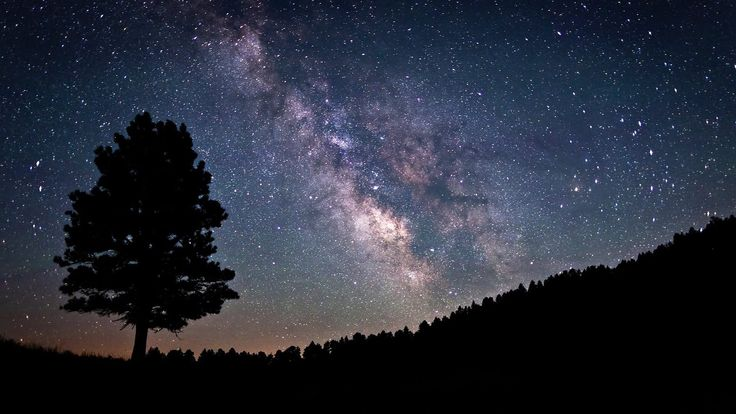
//> input picture resources_opencv/images/nightsky.jpg, 736 x 414 px
$ ./Contrast_Limited_Adaptive_Histogram_Equalization_CLAHE   (built with g++ and OpenCV 4)
//> lines starting //> are read from the running program, lines starting //| are printed output that depends on the picture
### LearnOpenCV_course/Control/dataPath.h

#include<string>
std::string DATA_PATH = "../resources_opencv";

### LearnOpenCV_course/Color/ColorTransformations/Contrast_Limited_Adaptive_Histogram_Equalization_CLAHE.cpp
#include <iostream>
#include "dataPath.h"
#include <opencv2/opencv.hpp>

using namespace std;
using namespace cv;

int main ()
{
    string filename = DATA_PATH + "/images/nightsky.jpg";
    Mat img         = imread (filename);
//> img is the input picture: 414 rows x 736 cols, CV_8UC3; mean B, G, R 58.7, 45.5, 40.9
    Mat imhsv;
    cvtColor (img, imhsv, COLOR_BGR2HSV);
//> imhsv: 414 rows x 736 cols, CV_8UC3; mean H, S, V 76.2, 80.6, 60
    Mat imhsvClahe = imhsv.clone ();
    vector<Mat> imhsvChannels (3);
    split (imhsv, imhsvChannels);
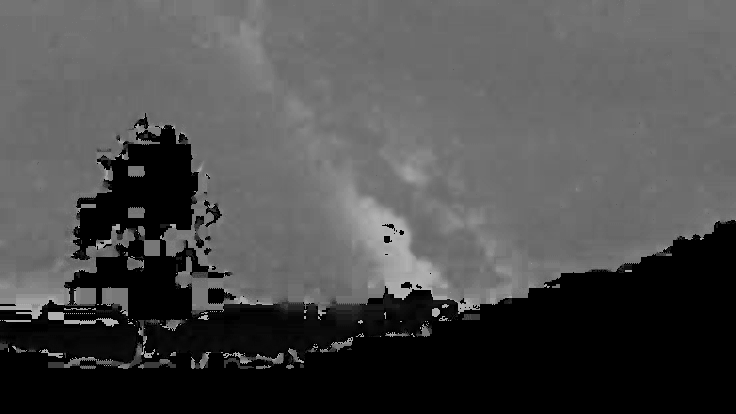
//> imhsvChannels[0]: 414 rows x 736 cols, CV_8UC1; min 0, max 179, mean 76.2
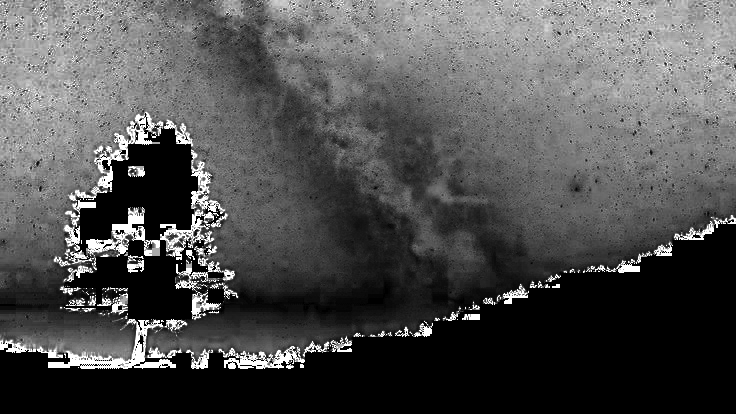
//> imhsvChannels[1]: 414 rows x 736 cols, CV_8UC1; min 0, max 255, mean 80.6
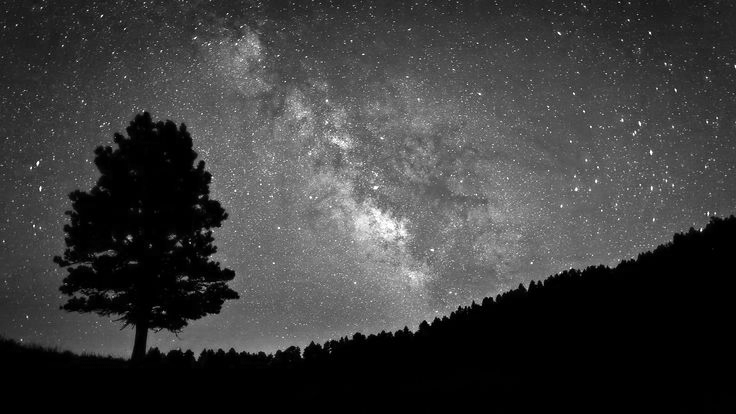
//> imhsvChannels[2]: 414 rows x 736 cols, CV_8UC1; min 0, max 255, mean 60
    // Выполнить выравнивание гистограммы только на канале V
    equalizeHist (imhsvChannels [2], imhsvChannels [2]);
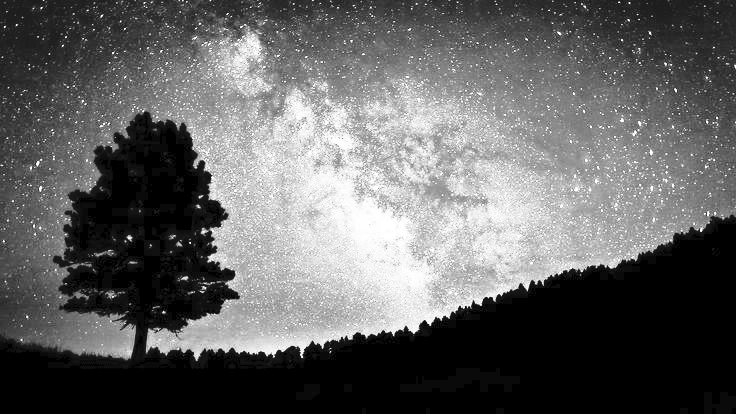
//> imhsvChannels[2]: 414 rows x 736 cols, CV_8UC1; min 0, max 255, mean 98.2
    Ptr<CLAHE> clahe = createCLAHE (2.0, Size (8, 8));

    vector<Mat> imhsvClaheChannels (3);
    split (imhsvClahe, imhsvClaheChannels);

    clahe->apply (imhsvClaheChannels [2], imhsvClaheChannels [2]);
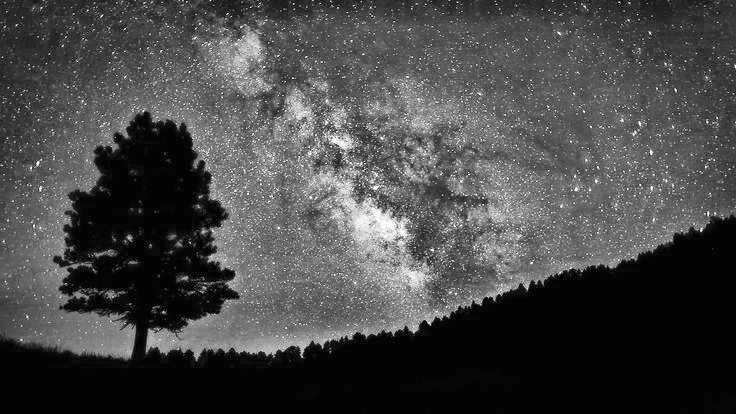
//> imhsvClaheChannels[2]: 414 rows x 736 cols, CV_8UC1; min 2, max 255, mean 71.3

    merge (imhsvChannels, imhsv);
//> imhsv: 414 rows x 736 cols, CV_8UC3; mean H, S, V 76.2, 80.6, 98.2
    merge (imhsvClaheChannels, imhsvClahe);
//> imhsvClahe: 414 rows x 736 cols, CV_8UC3; mean H, S, V 76.2, 80.6, 71.3
    Mat imEq, imEqCLAHE;
    // Конвертировать обратно в формат BGR
    cvtColor (imhsv, imEq, COLOR_HSV2BGR);
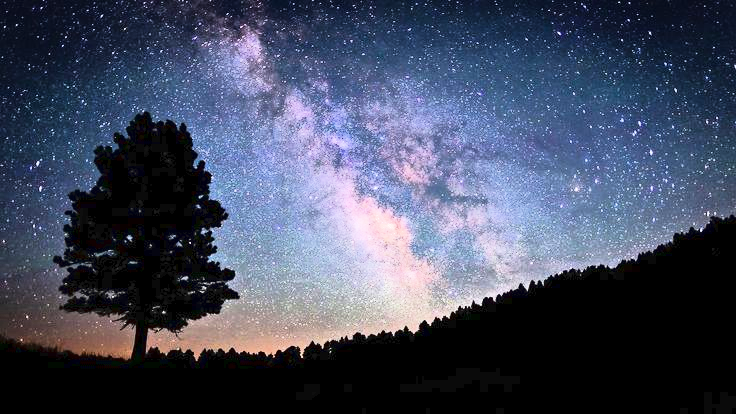
//> imEq: 414 rows x 736 cols, CV_8UC3; mean B, G, R 95.9, 74.6, 67.6
    cvtColor (imhsvClahe, imEqCLAHE, COLOR_HSV2BGR);
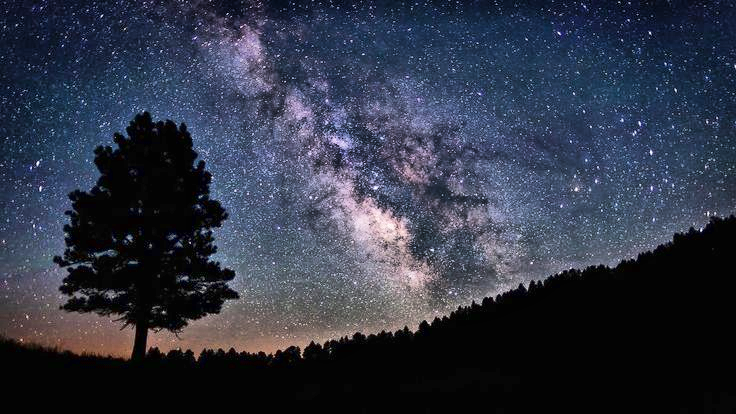
//> imEqCLAHE: 414 rows x 736 cols, CV_8UC3; mean B, G, R 69.5, 53.5, 48

    imshow ("Original Image", img);
    waitKey (0);
    imshow ("Histogram Equalized", imEq);
    waitKey (0);
    imshow ("CLAHE", imEqCLAHE);
    waitKey (0);

    return 0;
}

$ run again, with resources_opencv/images/Coins4.jpg copied over resources_opencv/images/nightsky.jpg
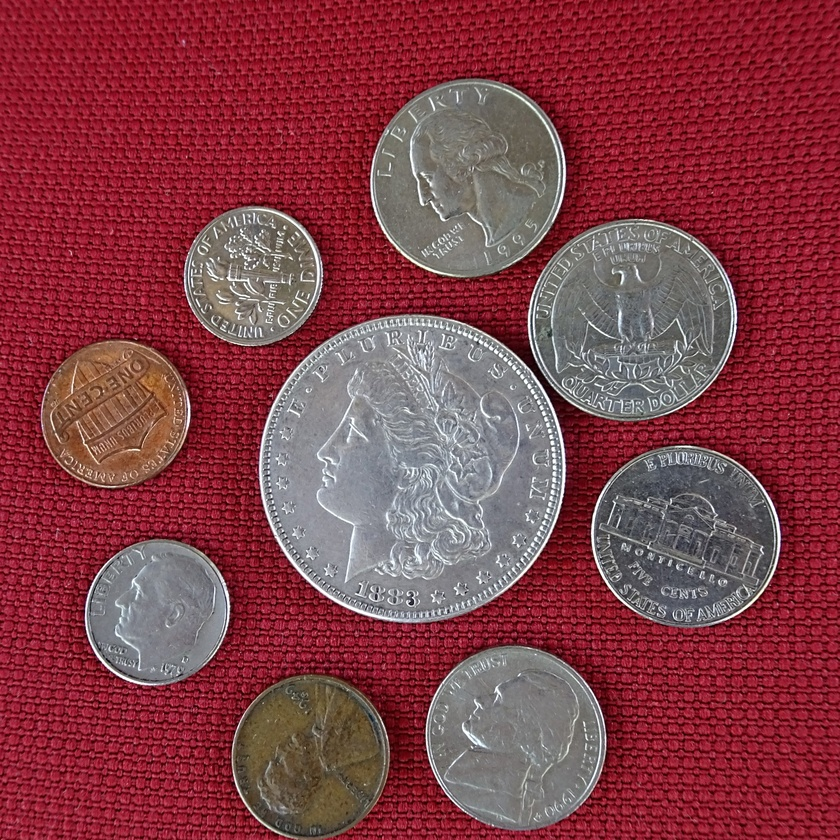
//> input picture resources_opencv/images/Coins4.jpg, 840 x 840 px, shrunk from 1920 x 1920 before the run
//> img is the input picture: 840 rows x 840 cols, CV_8UC3; mean B, G, R 71.7, 62.9, 131.7
//> `clahe->apply (imhsvClaheChannels [2], imhsvClaheChannels [2]);`:
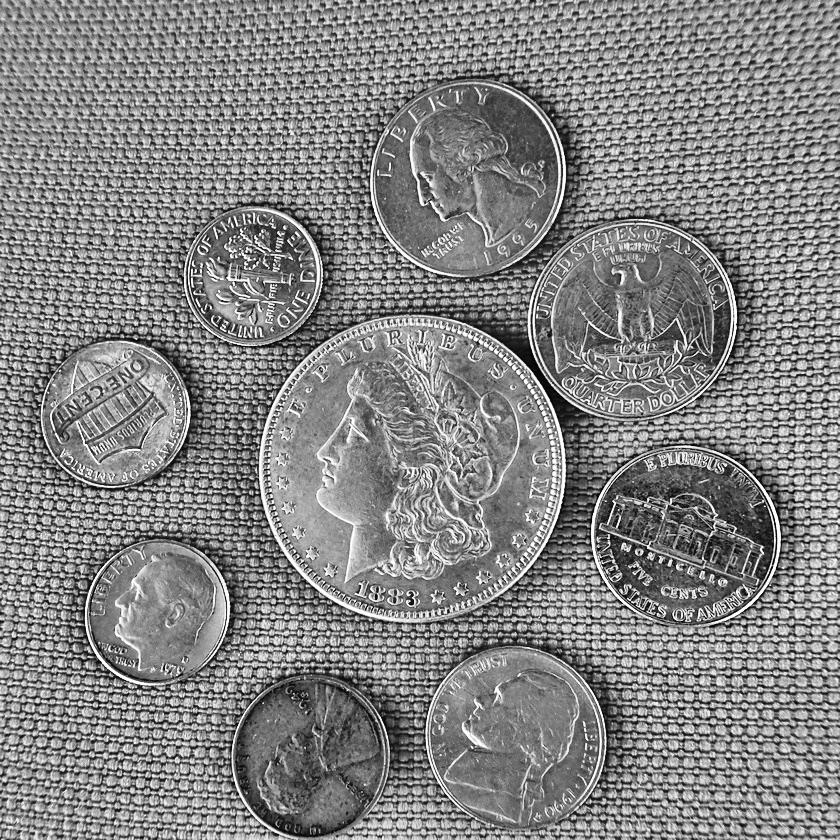
//> imhsvClaheChannels[2]: 840 rows x 840 cols, CV_8UC1; min 2, max 255, mean 131.6
//> imhsvClahe: 840 rows x 840 cols, CV_8UC3; mean H, S, V 134.9, 143.1, 131.6
//> `cvtColor (imhsvClahe, imEqCLAHE, COLOR_HSV2BGR);`:
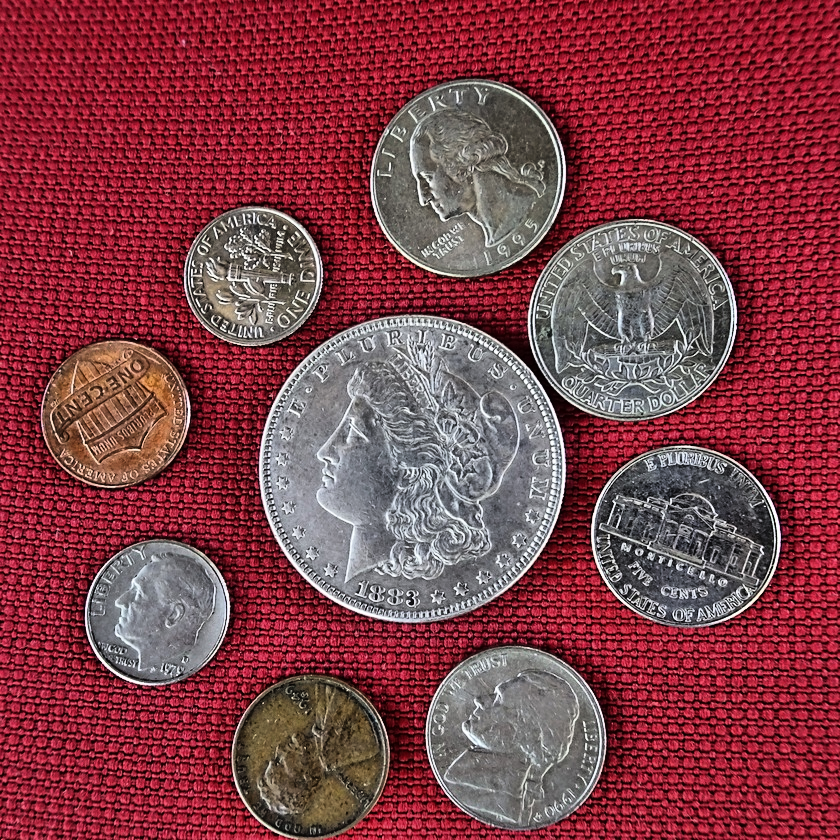
//> imEqCLAHE: 840 rows x 840 cols, CV_8UC3; mean B, G, R 71.6, 62.7, 130

$ run again, with resources_opencv/images/IF1.jpg copied over resources_opencv/images/nightsky.jpg
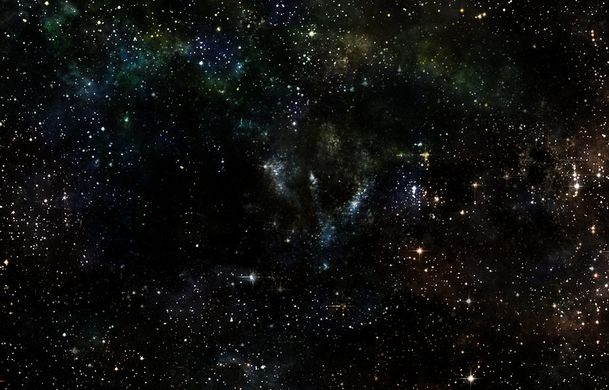
//> input picture resources_opencv/images/IF1.jpg, 609 x 390 px
//> img is the input picture: 390 rows x 609 cols, CV_8UC3; mean B, G, R 14.1, 15.8, 15.3
//> imhsvClahe: 390 rows x 609 cols, CV_8UC3; mean H, S, V 46.2, 105.4, 41.9
//> `cvtColor (imhsv, imEq, COLOR_HSV2BGR);`:
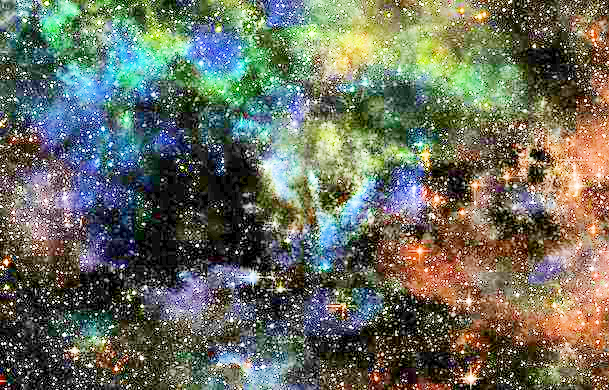
//> imEq: 390 rows x 609 cols, CV_8UC3; mean B, G, R 93.6, 108.6, 104.6
//> `cvtColor (imhsvClahe, imEqCLAHE, COLOR_HSV2BGR);`:
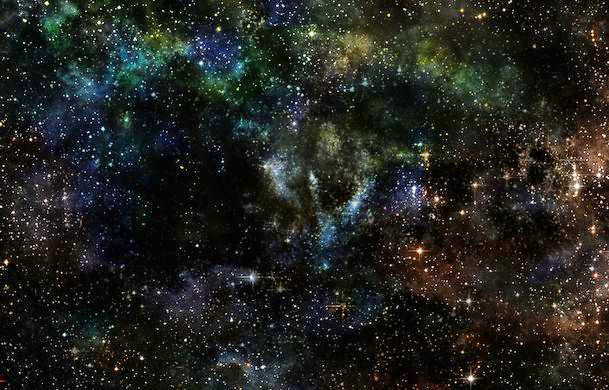
//> imEqCLAHE: 390 rows x 609 cols, CV_8UC3; mean B, G, R 32.2, 36.6, 35.3
